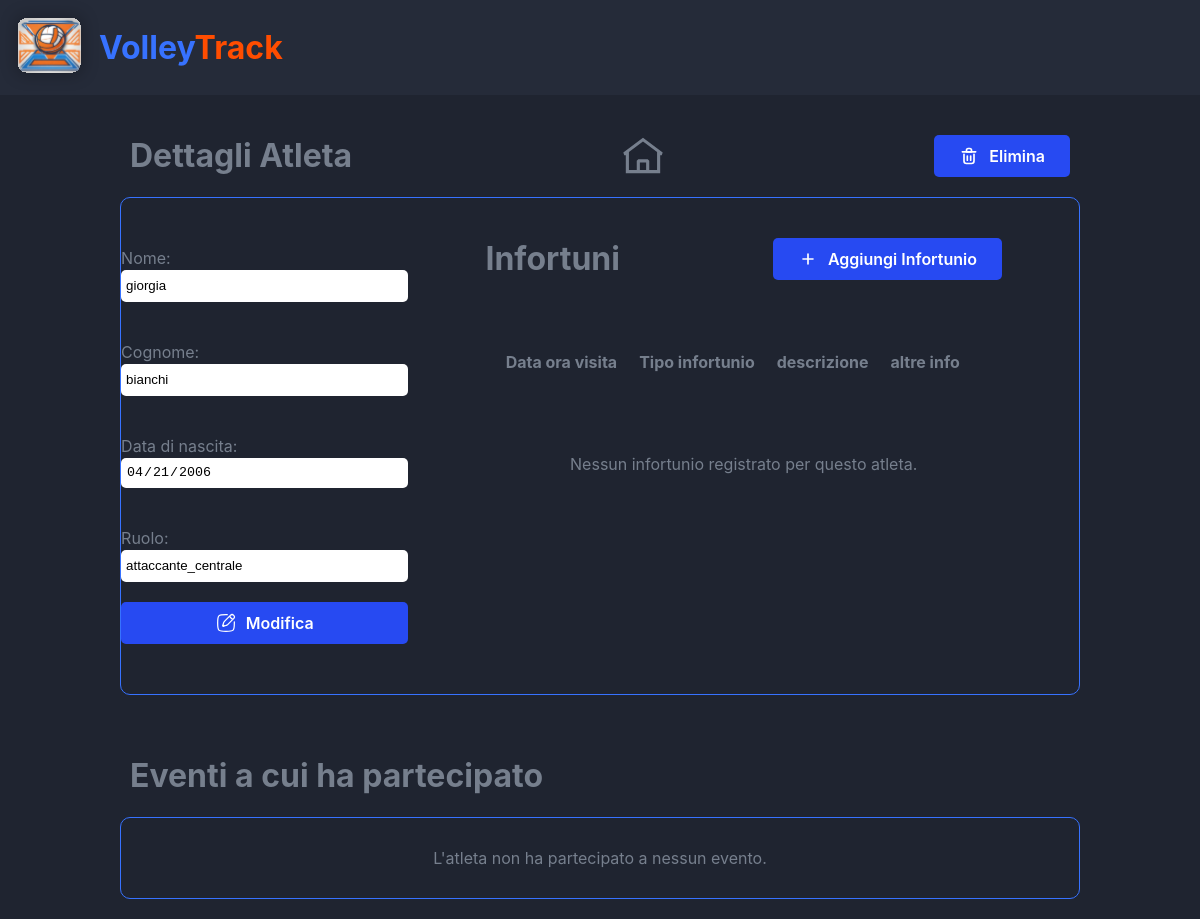
The app's page /dettagli_atleta.php?id=17 with its own data.
### tables this page shows
CREATE TABLE `atleta` (
  `id` int NOT NULL,
  `nome` varchar(30) DEFAULT NULL,
  `cognome` varchar(30) DEFAULT NULL,
  `data_nascita` date DEFAULT NULL,
  `ruolo` varchar(30) DEFAULT NULL
);

### dettagli_atleta.php (the view, shortened to what this page needs)
<!DOCTYPE html>
<html>
<head>
    <link rel="stylesheet" href="./css/style.css">
</head>
<body>
    <div class="Container">
        <div class="Header__container">
            <div class="Header__logo"><img src="./images/logo.svg" alt='Logo' /></div>
            <div class="Header__title"><span class="blu">Volley</span><span class="orange">Track</span></div>
        </div>
        <?php
        if (isset($_GET['id'])) {
            $mydb = new mysqli(SERVER, UTENTE, PASSWORD, DATABASE);
            $id_atleta = $mydb->real_escape_string($_GET['id']);
            $sql_atleta = "SELECT * FROM atleta WHERE id = '$id_atleta'";
            $result_atleta = $mydb->query($sql_atleta);
            if ($result_atleta->num_rows > 0) {
        ?>
                <div class="Main__container">
                    <div class="Main__header">
                        <h1>Dettagli Atleta</h1>
                        <img onclick='back_home()' class='Home' src="./images/home.svg" alt="Home" />
                        <div class="Button" onclick="delete_atleta()">
                            <img src="./images/delete.svg" alt="Delete user" />
                            Elimina
                        </div>
                    </div>
                    <div class="Container__atleta">
                        <div class="Main__body Dettagli_Atleta">
                            <?php
                            while ($row_atleta = $result_atleta->fetch_assoc()) {
                            ?>
                                <div class="form">
                                    Nome: <input type="text" autocomplete="off" name="nome" id="nome" readonly value='<?php echo $row_atleta["nome"] ?>'>
                                    Cognome: <input type="text" autocomplete="off" name="cognome" id="cognome" readonly value='<?php echo $row_atleta["cognome"] ?>'>
                                    Data di nascita: <input type="date" name="data_nascita" id="data_nascita" readonly value='<?php echo $row_atleta["data_nascita"] ?>'>
                                    Ruolo: <input type="text" autocomplete="off" name="ruolo" id="ruolo" readonly value='<?php echo $row_atleta["ruolo"] ?>'>
                                    <a class="Button" onclick="change_state()" id='btnUpdate'><img src="./images/update.svg" alt="Update user" />Modifica</a>
                                </div>
                            <?php
                            }
                            ?>
                        </div>
                        <div class="infortuni">
                            <div class="Main__container">
                                <div class="Main__header">
                                    <h1>Infortuni</h1>
                                    <div class="Button" onclick="handleAddInjury()">
                                        <img src="./images/add.svg" alt="Add injury" />
                                        Aggiungi Infortunio
                                    </div>
                                </div>
                                <div class="Main__body">
                                    <?php
                                    $sql = "SELECT * FROM `informazioni_mediche` where fkAtleta = '$id_atleta' order by data_ora_visita";
                                    $result = $mydb->query($sql);
                                    echo "<table><thead><tr><th>Data ora visita</th><th>Tipo infortunio</th><th>descrizione</th><th>altre info</th><th></th></tr></thead><tbody>";
                                    if ($result && $result->num_rows > 0) {
                                    ?>
                                        <?php
                                        while ($row = $result->fetch_assoc()) {
                                        ?>
                                            <tr>
                                                <td>
                                                    <input class='tbl_inj_input' type='datetime-local' <?php echo "name='data_ora_visita_" . $row["id"] . "' id='data_ora_visita_" . $row["id"] . "' value='" . $row["data_ora_visita"] . "'" ?>>
                                                    <?php echo "<span id='sp_data_ora_visita_" . $row["id"] . "'>" . $row['data_ora_visita'] . "</span>" ?>
                                                </td>
                                                <td>
                                                    <input class='tbl_inj_input' type='text' autocomplete="off" <?php echo "name='tipo_infortunio_" . $row["id"] . "' id='tipo_infortunio_" . $row["id"] . "' value='" . $row["tipo_infortunio"] . "'" ?>>
                                                    <?php echo "<span id='sp_tipo_infortunio_" . $row["id"] . "'>" . $row['tipo_infortunio'] . "</span>" ?>
                                                </td>
                                                <td>
                                                    <input class='tbl_inj_input' type='text' autocomplete="off" <?php echo "name='descrizione_" . $row["id"] . "' id='descrizione_" . $row["id"] . "' value='" . $row["descrizione"] . "'" ?>>
                                                    <?php echo "<span id='sp_descrizione_" . $row["id"] . "'>" . $row['descrizione'] . "</span>" ?>
                                                </td>
                                                <td>
                                                    <input class='tbl_inj_input' type='text' autocomplete="off" <?php echo "name='altre_informazioni_" . $row["id"] . "' id='altre_informazioni_" . $row["id"] . "' value='" . $row["altre_informazioni"] . "'" ?>>
                                                    <?php echo "<span id='sp_altre_informazioni_" . $row["id"] . "'>" . $row['altre_informazioni'] . "</span>" ?>
                                                </td>
                                                <td>
                                                    <div class='Injury__action Injury__action_state_1' id='Injury__action_state_1_<?php echo $row["id"] ?>'><a onclick='handle_row_update(<?php echo $row["id"] ?>)' class='Button' id='btnUpdateStat'><img src='./images/update.svg' alt='Update injury' /></a><a class='Button' onclick='handleDeleteInjury(<?php echo $row["id"] ?>)'><img src='./images/delete.svg' alt='Delete stat' /></a></div>
                                                    <div class='Injury__action Injury__action_state_2' id='Injury__action_state_2_<?php echo $row["id"] ?>'><a class='Button' id='btnSaveInjury' onclick='handleUpdateInjury(<?php echo $row["id"] ?>)'><img src='./images/save.svg' /></a><a class='Button' id='btnCancelInjury' onclick='handle_row_cancel(<?php echo $row["id"] ?>)'><img src='./images/cancel_white.svg' /></a></div>
                                                </td>
                                            </tr>
                                        <?php
                                        }
                                        ?>
                                        <tr class="Injury__add_inputs">
                                            <td><input autocomplete="off" type="datetime-local" name="data_ora_visita" id="data_ora_visita"></td>
                                            <td><input autocomplete="off" type="text" name="tipo_infortunio" id="tipo_infortunio"></td>
                                            <td><input autocomplete="off" type="text" name="descrizione" id="descrizione"></td>
                                            <td><input autocomplete="off" type="text" name="altre_informazioni" id="altre_informazioni"></td>
                                            <td>
                                                <div class="Injury__action"><a class="Button" id='btnAddInjury' onclick="handleSaveNewInjury()"><img src="./images/add.svg" alt="Add user injury" /></a><a class="Button" id='btnCancelInjury' onclick="handleCancelInjury()"><img src="./images/cancel_white.svg" alt="Cancel user injury" /></a></div>
                                            </td>
                                        </tr>
                                        <tr class="Injury__add_inputs">
                                            <td><span class='Error' id='Error__data_ora_visita'>Il campo 'data_ora_visita' deve essere compilato</span></td>
                                            <td><span class='Error' id='Error__tipo_infortunio'>Il campo 'tipo_infortunio' deve essere compilato</span></td>
                                            <td><span class='Error' id='Error__descrizione'>Il campo 'descrizione' deve essere compilato</span></td>
                                            <td></td>
                                            <td></td>
                                        </tr>
                                        <?php
                                        echo "</tbody></table>";
                                        ?>
                                    <?php
                                    } else {
                                    ?>
                                        </tbody>
                                        </table>
                                        <div class="NoData">
                                            Nessun infortunio registrato per questo atleta.
                                        </div>
                                    <?php
                                    }
                                    ?>
                                </div>
                            </div>
                        </div>
                    </div>
                </div>
                <div class="Main__container eventi">
                    <div class="Main__header">
                        <h1>Eventi a cui ha partecipato</h1>
                    </div>
                    <div class="Main__body Eventi">
                        <?php
                        $sql_eventi = "SELECT evento.* FROM evento INNER JOIN partecipa ON evento.id = partecipa.fkEvento WHERE partecipa.fkAtleta = '$id_atleta'";
                        $result_eventi = $mydb->query($sql_eventi);
                        if ($result_eventi->num_rows > 0) {
                            echo "<ul>";
                            while ($row_eventi = $result_eventi->fetch_assoc()) {
                                echo "<li>" . $row_eventi["descrizione"] . " (<a href='dettagli_evento.php?id=" . $row_eventi["id"] . "&id_atleta=" . $id_atleta . "'>Dettagli</a>)</li>";
                            }
                            echo "</ul>";
                        } else {
                        ?> <div class="NoData">
                                L'atleta non ha partecipato a nessun evento.
                            </div><?php
                                }
                                    ?>
                    </div>
                </div>
        <?php
            } else {
                echo "Atleta non trovato";
            }
        } else {
            header('Location: home.php');
            exit;
        }
        ?>
    </div>
</body>
</html>

### css/style.css (style rules this page uses)
:root { font-size: 16px; font-family: Inter, sans-serif; --background-primary: #1f2430; --background-secondary: #252b39; --color: #767f8d; --blu: #3772ff; --orange: #ff4d00; --button-primary: #274af2; }
html, body { margin: 0; padding: 0; box-sizing: border-box; color: var(--color); background-color: var(--background-primary); font-size: 16px; }
.blu { color: var(--blu); }
.orange { color: var(--orange); }
.Main__header { display: flex; align-items: center; justify-content: space-between; }
.Main__header .Back, .Main__header .Home { height: 50px; cursor: pointer; }
input { outline: none; appearance: none; border: none; border-radius: 5px; }
.Button { background-color: var(--button-primary); color: white; padding: 11px 25px; border-radius: 5px; cursor: pointer; font-weight: 600; display: flex; align-items: center; text-decoration: none; }
.Button img { width: 20px; padding-right: 10px; }
.Container { display: flex; flex-direction: column; align-items: center; justify-content: center; }
.Header__container { background-color: var(--background-secondary); display: flex; align-items: center; justify-content: flex-start; width: 100%; }
.Header__title { font-weight: bold; font-size: 32px; }
.Main__container { width: 80%; padding: 20px; }
.Main__header { display: flex; justify-content: space-between; align-items: center; padding: 0 10px; }
.Main__body { border: 1px solid var(--blu); border-radius: 10px; display: flex; justify-content: center; flex-wrap: wrap; }
.NoData { width: 100%; text-align: center; padding: 30px; }
.Main__body .form { padding: 50px 0; }
input[type="text"], input[type="datetime-local"], input[type="date"] { height: 30px; padding-left: 5px; }
.form { display: flex; flex-direction: column; }
.form span, .form input { margin-bottom: 10px; }
.form input { margin-top: 2px; }
a, .form a { margin-top: 10px; }
.Main__body .form a { display: flex; justify-content: center; align-items: center; }
table { margin: 50px 0; }
table td, table th { padding: 0 10px; }
.Container__atleta { display: flex; align-items: flex-start; justify-content: center; border: 1px solid var(--blu); border-radius: 10px; }
.Container__atleta .Main__body { border: none; }
.Container__atleta .Dettagli_Atleta, .Container__atleta .infortuni { height: 100%; }
.Container__atleta .Dettagli_Atleta { display: flex; width: 30%; }
.infortuni { display: flex; align-items: center; justify-content: center; width: 70%; }

### records on screen
atleta: nome "giorgia", cognome "bianchi", data_nascita "04/21/2006", ruolo "attaccante_centrale"
